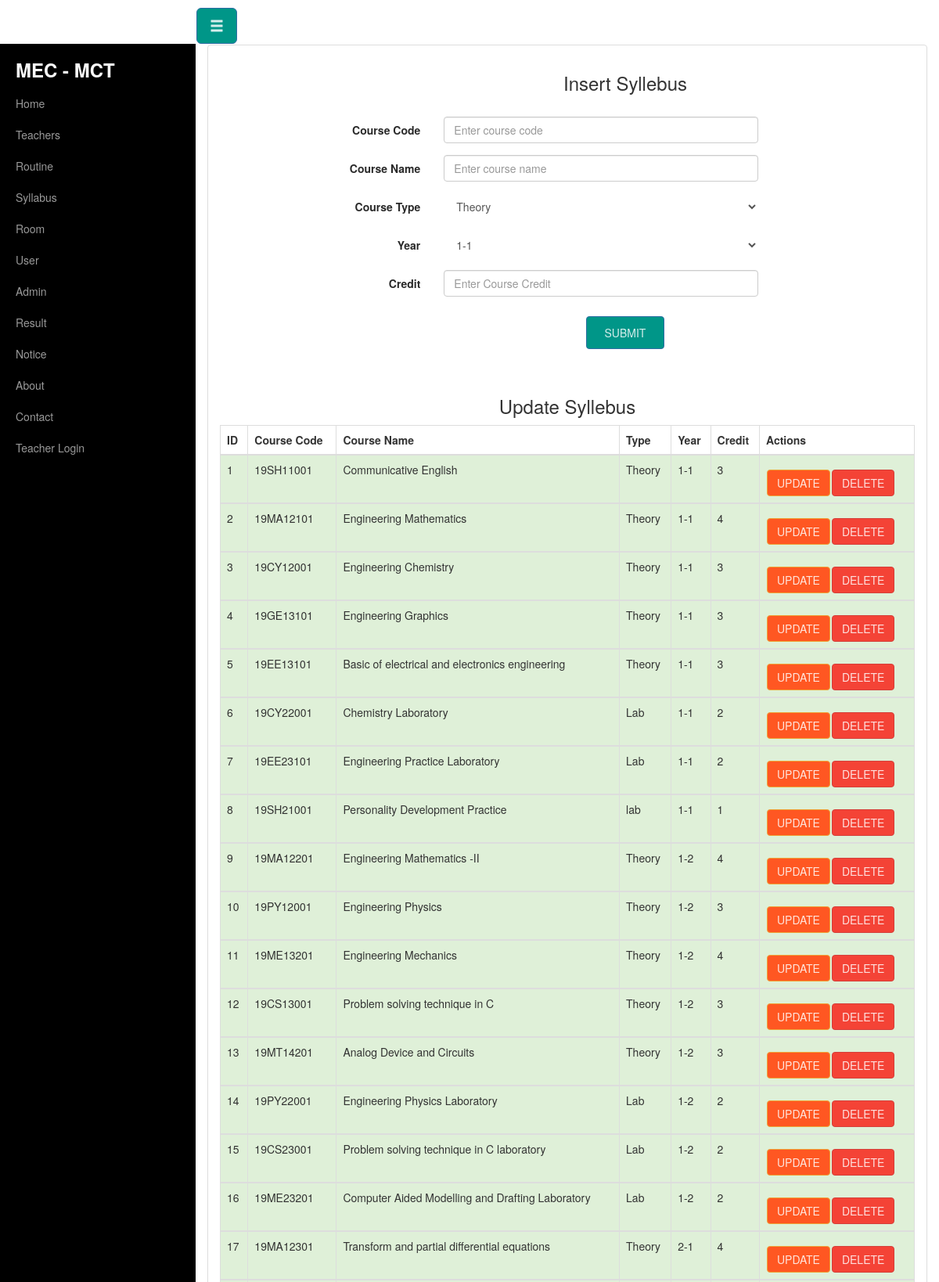
The app's page /course_insert.php (upper part) with its own data.
### tables this page shows
CREATE TABLE IF NOT EXISTS `course` (
  `co_id` int(11) NOT NULL AUTO_INCREMENT,
  `course_code` text NOT NULL,
  `name` text NOT NULL,
  `type` text NOT NULL,
  `year` text NOT NULL,
  `credit` int(11) NOT NULL,
  PRIMARY KEY (`co_id`)
);

### course_insert.php (the view, shortened to what this page needs)
<?php include("header.php");?>
<?php include('db_con.php');?>
<div class="container-fluid">
    <div class="row" id="wrapper">
    <?php require_once'menubar.php';?>
    <div class="col-sm-12">
        <div class="panel panel-default">
        <div class="panel-body">
        <div class="col-sm-10 col-sm-offset-2">
<center><h3>Insert Syllebus</h3></center>
<br>
<form action="course_insert.php" method="post" class="form-horizontal" role="form">
            <div class="form-group">
                <label for="course_code" class="col-sm-2 control-label">Course Code</label>
                <div class="col-sm-7">
                <input type="text" class="form-control" name="course_code" placeholder="Enter course code" >
                </div>
            </div>
            <div class="form-group">
                <label for="course_name" class="col-sm-2 control-label">Course Name</label>
                <div class="col-sm-7">
                <input type="text" class="form-control" name="course_name" placeholder="Enter course name" >
                </div>
            </div>
            <div class="form-group">
                <label class="col-sm-2 control-label">Course Type</label>
                <div class="col-sm-7">
                    <select class="form-control" name="type">
                        <option value="Theory">Theory</option>
                    </select>
                </div>
            </div>
            <div class="form-group">
                <label class="col-sm-2 control-label">Year</label>
                <div class="col-sm-7">
                    <select class="form-control" name="year">
                        <option value="1-1">1-1</option>
                    </select>
                </div>
            </div>
			<div class="form-group">
                <label for="credit" class="col-sm-2 control-label">Credit</label>
                <div class="col-sm-7">
                    <input type="text" class="form-control" name="credit" placeholder="Enter Course Credit">
                </div>
            </div>
            <center><input type="submit" name="submit" value="Submit" class="btn btn-primary" style="padding: 10px; width: 100px;"></center>
 </form>
 <br>
    <br>
        <br>
</div>
            <center><h3>Update Syllebus</h3></center>
            <?php
            $sql1 = "SELECT * FROM course";
            $result1 = mysqli_query($conn,$sql1);
                echo "<table class='table table-bordered'>";
                echo "<thead>";
                echo "<tr>";
                echo "<th>ID</th>";
                echo "<th>Course Code</th>";
                echo "<th>Course Name</th>";
                echo "<th>Type</th>";
                echo "<th>Year</th>";
                echo "<th>Credit</th>";
                echo "<th>Actions</th>";
                echo "</tr>";
                echo "</thead>";
            while ($row1 = mysqli_fetch_assoc($result1)) {
                echo "<tbody>";
                echo "<tr class='success'>";
                echo "<td>".$row1['co_id']."</td>";
                echo "<td>".$row1['course_code']."</td>";
                echo "<td>".$row1['name']."</td>";
                echo "<td>".$row1['type']."</td>";
                echo "<td>".$row1['year']."</td>";
                echo "<td>".$row1['credit']."</td>";
                echo '<td><a href="course_update.php?id=' . $row1['co_id'] . '"><b class="btn btn-warning">Update</b></a>' ;
                echo '<a href="delete.php?id=' . $row1['co_id'] . '" onclick=\'return confirm("Are you sure you want to delete this record?")\'><b class="btn btn-danger">Delete</b></a></td>' ;
                echo "</tr>";
                echo "</tbody>";
            }
                echo "</table>";
        ?>
 </div>
 </div>
 </div>
 </div>

### css/style.css (style rules this page uses)
* { box-sizing:border-box; }
#wrapper { padding-left: 0; -webkit-transition: all 0.5s ease; -moz-transition: all 0.5s ease; -o-transition: all 0.5s ease; transition: all 0.5s ease; }
@media (min-width:768px) { #wrapper { padding-left: 250px; } }

### records on screen
course: co_id "1", course_code "19SH11001", name "Communicative English", type "Theory", year "1-1", credit "3"
course: co_id "2", course_code "19MA12101", name "Engineering Mathematics", type "Theory", year "1-1", credit "4"
course: co_id "3", course_code "19CY12001", name "Engineering Chemistry", type "Theory", year "1-1", credit "3"
course: co_id "4", course_code "19GE13101", name "Engineering Graphics", type "Theory", year "1-1", credit "3"
course: co_id "5", course_code "19EE13101", name "Basic of electrical and electronics engineering", type "Theory", year "1-1", credit "3"
course: co_id "6", course_code "19CY22001", name "Chemistry Laboratory", type "Lab", year "1-1", credit "2"
course: co_id "7", course_code "19EE23101", name "Engineering Practice Laboratory", type "Lab", year "1-1", credit "2"
course: co_id "8", course_code "19SH21001", name "Personality Development Practice", type "lab", year "1-1", credit "1"
course: co_id "9", course_code "19MA12201", name "Engineering Mathematics -II", type "Theory", year "1-2", credit "4"
course: co_id "10", course_code "19PY12001", name "Engineering Physics", type "Theory", year "1-2", credit "3"
course: co_id "11", course_code "19ME13201", name "Engineering Mechanics", type "Theory", year "1-2", credit "4"
course: co_id "12", course_code "19CS13001", name "Problem solving technique in C", type "Theory", year "1-2", credit "3"
course: co_id "13", course_code "19MT14201", name "Analog Device and Circuits", type "Theory", year "1-2", credit "3"
course: co_id "14", course_code "19PY22001", name "Engineering Physics Laboratory", type "Lab", year "1-2", credit "2"
course: co_id "15", course_code "19CS23001", name "Problem solving technique in C laboratory", type "Lab", year "1-2", credit "2"
course: co_id "16", course_code "19ME23201", name "Computer Aided Modelling and Drafting Laboratory", type "Lab", year "1-2", credit "2"
course: co_id "17", course_code "19MA12301", name "Transform and partial differential equations", type "Theory", year "2-1", credit "4"
